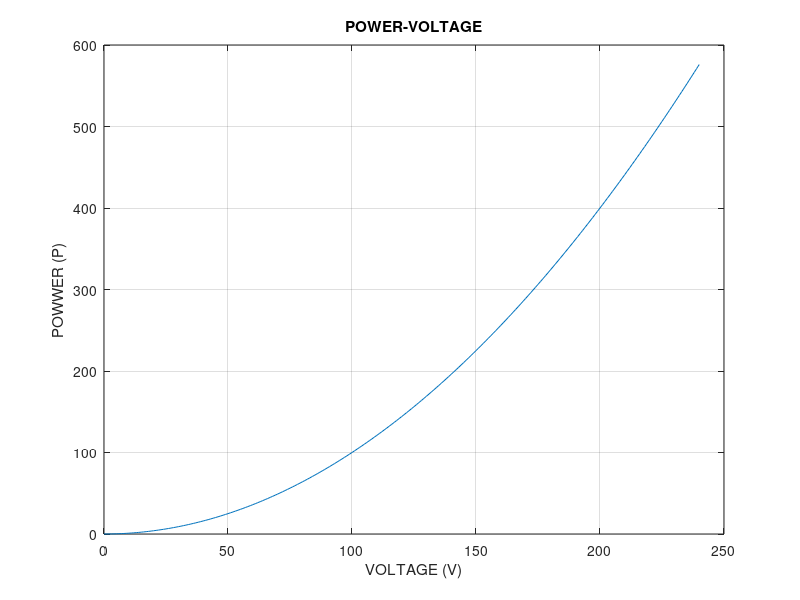

Write the MATLAB code that produced this figure.
R= 100; % RESISTANCE
V= 0:240; % VOLTAGE
P= (V.^2)/R; % POWER
plot(V,P); % PLOTING GRAPH BETWEEN VOLTAGE AND POWER
xlabel('VOLTAGE (V)'), ylabel('POWWER (P)'), title('POWER-VOLTAGE'),grid on
